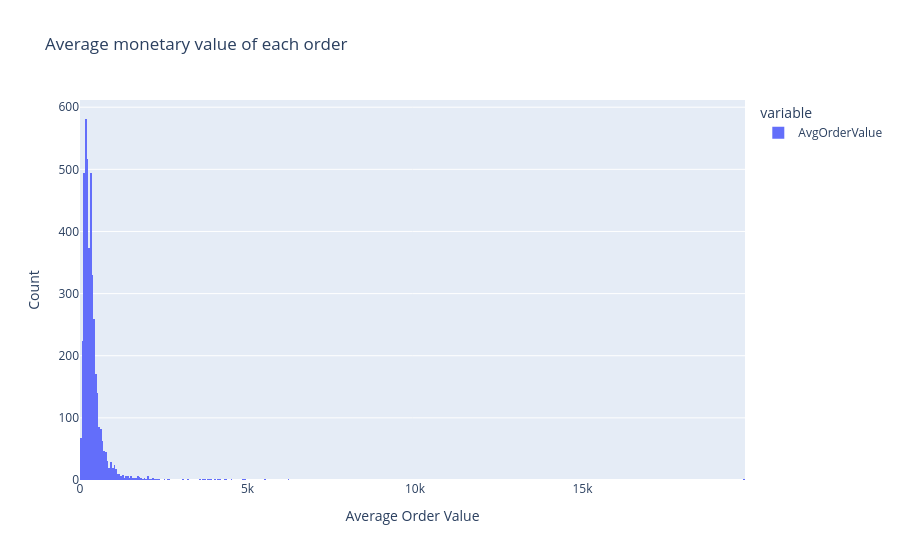

The notebook cell saved with this chart:
### Code cell
fig=px.histogram(df["AvgOrderValue"], title="Average monetary value of each order")
fig.update_layout(xaxis_title="Average Order Value", yaxis_title="Count")
fig.show()

### Figure 1 — Plotly figure (JSON) as saved in the notebook; plotly's stock layout.template omitted (floating-point values rounded to 4 significant figures; data arrays with more than 128 entries replaced by an {"elided": "..."} marker saying what was removed)
{"data": [{"bingroup": "x", "hovertemplate": "variable=AvgOrderValue<br>value=%{x}<br>count=%{y}<extra></extra>", "legendgroup": "AvgOrderValue", "marker": {"color": "#636efa", "pattern": {"shape": ""}}, "name": "AvgOrderValue", "orientation": "v", "showlegend": true, "type": "histogram", "x": {"elided": "4239 float values"}, "xaxis": "x", "yaxis": "y"}], "layout": {"barmode": "relative", "legend": {"title": {"text": "variable"}, "tracegroupgap": 0}, "title": {"text": "Average monetary value of each order"}, "xaxis": {"anchor": "y", "domain": [0, 1], "title": {"text": "Average Order Value"}}, "yaxis": {"anchor": "x", "domain": [0, 1], "title": {"text": "Count"}}}}
